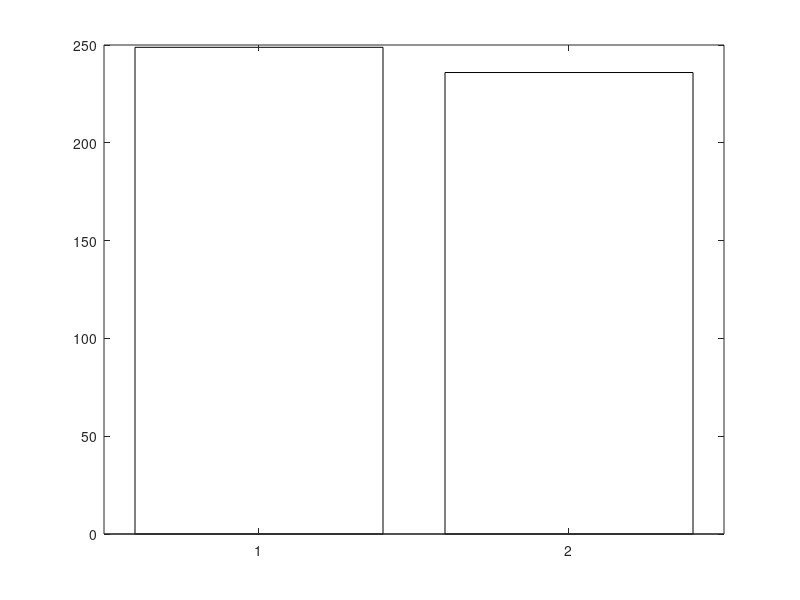

This figure's MATLAB source: (Note: this script raises an error after producing the figure.)
% Clear previous data and close all figures
clear;
close all;
clc;

% Données initiales
U_murs1 = 0.38; % Coefficient de transmission thermique (W/m².K)
U_murs2 = 0.38;
U_vitres = 2.70;

A_fenetres = 137.72; % Surface des fenêtres (m²)
A_mur1 = 217.73;
A_mur2 = A_mur1;

U_tt = 0.79; % Ponts thermiques toiture terrases
U_pii = 0.99; % Ponts thermiques planchers intermédiaires intérieurs
U_pie = 0.07; % Ponts thermiques planchers intermédiaires extérieurs
U_amei = 0.03; % Ponts thermiques angles murs extérieurs intérieurs
U_amee = 0.015; % Ponts thermiques angles murs extérieurs extérieurs

V = 4.31; % débit d'air de la CTA (m^3/s)
rau = 1.2; % kg/m^3
cp = 1005; % J/(kg.dT)

T_reelle = [6.5, 7.5, 10, 11.5, 16.1, 22.4, 21.2, 20.9, 21.4, 15.6, 9.8, 8.1]; % Température moyenne mensuelle

% Simulation sans régulation
T_ref = 17;

Q_murs1 = U_murs1 * A_mur1 * max(0, (T_ref - T_reelle));
Q_murs2 = U_murs2 * A_mur2 * max(0, (T_ref - T_reelle));
Q_fenetres = U_vitres * A_fenetres * max(0, (T_ref - T_reelle));

Q_ponts = 2 * (48.06 + 23.03) * (U_tt + U_pii + U_pie + U_amei + U_amee) * max(0, (T_ref - T_reelle));

Q_CTA = V * rau * cp * max(0, (T_ref - T_reelle));

Q_total = Q_murs1 + Q_murs2 + Q_fenetres + Q_ponts + Q_CTA; % Puissance (W)

Q = Q_total / 1000; % Puissance (kW)

heures = 24;
mois = [31, 28, 31, 30, 31, 30, 31, 31, 30, 31, 30, 31]; % Nombre de jours par mois
efficacite = 0.89; % Efficacité du système de chauffage

E_quotidienne = Q * heures;

E_mensuelle = E_quotidienne .* mois; % Energie (kWh)

E_mensuelle = E_mensuelle / efficacite;

E_mensuelle = E_mensuelle / 1000; % Energie (MWh)

E_annuelle_sans_regulation = sum(E_mensuelle);

% Simulation avec régulation
T_conf = 17;

Q_murs1 = U_murs1 * A_mur1 * max(0, (T_conf - T_reelle));
Q_murs2 = U_murs2 * A_mur2 * max(0, (T_conf - T_reelle));
Q_fenetres = U_vitres * A_fenetres * max(0, (T_conf - T_reelle));

Q_ponts = 2 * (48.06 + 23.03) * (U_tt + U_pii + U_pie + U_amei + U_amee) * max(0, (T_conf - T_reelle));

Q_CTA = V * rau * cp * max(0, (T_conf - T_reelle));

Q_total = Q_murs1 + Q_murs2 + Q_fenetres + Q_ponts + Q_CTA; % Puissance (W)

Q_conf = Q_total / 1000; % Puissance (kW)

h_conf = 13;

T_eco = 10;

Q_murs1 = U_murs1 * A_mur1 * max(0, (T_eco - T_reelle));
Q_murs2 = U_murs2 * A_mur2 * max(0, (T_eco - T_reelle));
Q_fenetres = U_vitres * A_fenetres * max(0, (T_eco - T_reelle));

Q_ponts = 2 * (48.06 + 23.03) * (U_tt + U_pii + U_pie + U_amei + U_amee) * max(0, (T_eco - T_reelle));

Q_CTA = V * rau * cp * max(0, (T_conf - T_reelle));

Q_total = Q_murs1 + Q_murs2 + Q_fenetres + Q_ponts + Q_CTA; % Puissance (W)

Q_eco = Q_total / 1000; % Puissance (kW)

h_eco = 11;

E_conf = Q_conf * h_conf;
E_eco = Q_eco * h_eco;

E_quotidienne_reg = E_conf + E_eco;

mois = [31, 28, 31, 30, 31, 30, 31, 31, 30, 31, 30, 31]; % Nombre de jours par mois
efficacite = 0.89; % Efficacité du système de chauffage

E_mensuelle_reg = E_quotidienne_reg .* mois; % Energie (kWh)

E_mensuelle_reg = E_mensuelle_reg / efficacite;

E_mensuelle_reg = E_mensuelle_reg / 1000; % Energie (MWh)

E_annuelle_reg = sum(E_mensuelle_reg);

chauffage_reel_2023 = 14.89 / 100 * [277000, 228000, 177000, 203000, 41000, 15000, 0, 0, 38000, 56000, 240000, 257000];

E_reelle = chauffage_reel_2023 / 1000;

% Création de l'histogramme pour la consommation annuelle
figure;
b = bar([1 2], [E_annuelle_sans_regulation, E_annuelle_reg], 'FaceColor', 'flat');
b.CData(1, :) = [0 0.4470 0.7410]; % Bleu pour la consommation sans régulation
b.CData(2, :) = [0.8500 0.3250 0.0980]; % Orange pour la consommation avec régulation
set(gca, 'XTickLabel', {'Sans régulation', 'Avec régulation'});
ylabel('Consommation annuelle (MWh)');
ylim([0,275]);
title('Consommation énergétique annuelle en 2023');

% Ajouter les valeurs au-dessus des barres
xtips1 = b(1).XEndPoints;
ytips1 = b(1).YEndPoints;
labels1 = string(b(1).YData);
text(xtips1, ytips1, labels1, 'VerticalAlignment', 'bottom', 'HorizontalAlignment', 'center');
